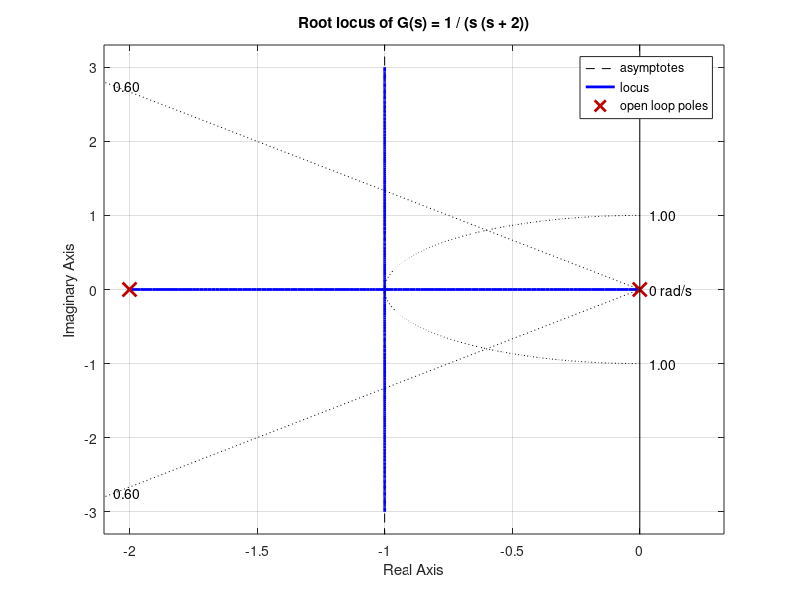

This figure's MATLAB source:
% Define plant
s = tf('s');
G = 1 / (s * (s + 2));

% Root locus plot
figure;
rlocus(G);
title('Root locus of G(s) = 1 / (s (s + 2))');
grid on;

% Overlay a damping ratio line, e.g., zeta ≈ 0.6
zeta_target = 0.6;
wn_dummy = 1;  % sgrid draws rays independent of wn value
sgrid(zeta_target, wn_dummy);

% Option 1: Interactively pick a point on the locus to obtain K
% [K_star, poles_star] = rlocfind(G);

% Option 2: Programmatic search for gain that achieves desired zeta
K_vec = linspace(1.01, 20, 2000);
bestK = NaN;
for k = K_vec
    T = feedback(k * G, 1);
    p = pole(T);
    % dominant pole: largest real part
    [~, idx] = max(real(p));
    p_dom = p(idx);
    sigma = real(p_dom);
    wd    = imag(p_dom);
    wn    = sqrt(sigma^2 + wd^2);
    zeta  = -sigma / wn;
    if zeta >= zeta_target
        bestK = k;
        break;
    end
end

fprintf('Selected K* ≈ %.3f\n', bestK);

% Simulink: this K* can be used as the gain of a P-controller block
